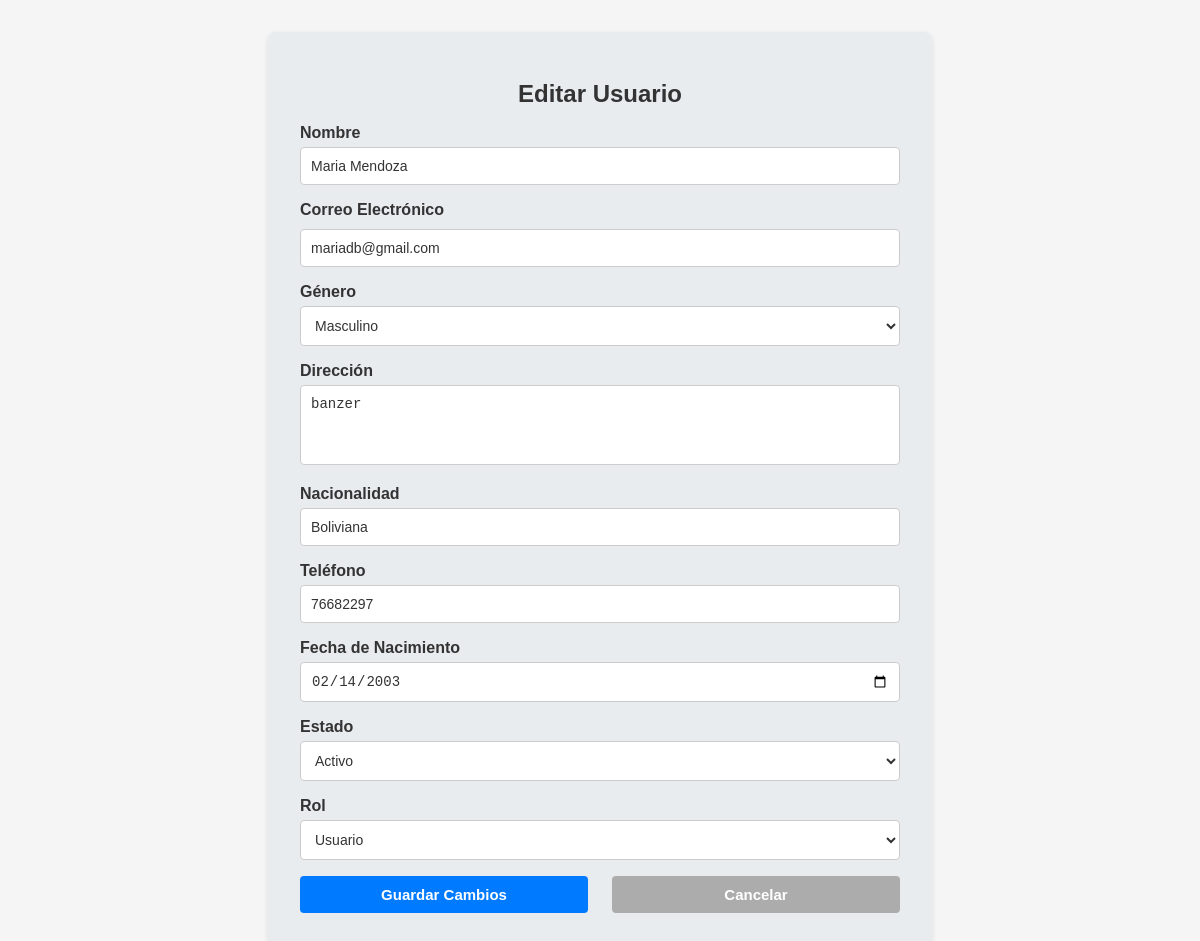
Screenshot of /editar_usuario.php?id=15 (signed in) with the database file from the repository.
### tables this page shows
CREATE TABLE `usuario` (
  `id_usuario` int(11) NOT NULL,
  `nombre` varchar(100) NOT NULL,
  `email` varchar(100) NOT NULL,
  `password` varchar(255) NOT NULL,
  `genero` enum('M','F','O') NOT NULL,
  `direccion` text DEFAULT NULL,
  `nacionalidad` varchar(100) DEFAULT NULL,
  `num_telefono` varchar(15) DEFAULT NULL,
  `fecha_nacimiento` date DEFAULT NULL,
  `perfil` varchar(255) NOT NULL,
  `estado` enum('activo','inactivo','suspendido') NOT NULL,
  `rol_id` int(11) DEFAULT NULL,
  `fecha_registro` timestamp NOT NULL DEFAULT current_timestamp()
);

### editar_usuario.php (the view, shortened to what this page needs)
<?php
require_once "conexion.php";
$usuario = [
    'id_usuario' => '',
    'nombre' => '',
    'email' => '',
    'genero' => '',
    'direccion' => '',
    'nacionalidad' => '',
    'num_telefono' => '',
    'fecha_nacimiento' => '',
    'rol_id' => '',
    'estado' => ''
];
if ($_SERVER['REQUEST_METHOD'] == 'GET' && isset($_GET['id'])) {
    $id = intval($_GET['id']);
    $query = "SELECT * FROM usuario WHERE id_usuario = ?";
    $stmt = $conexion->prepare($query);
    $stmt->bind_param("i", $id);
    $stmt->execute();
    $result = $stmt->get_result();
    if ($result->num_rows > 0) {
        $usuario = $result->fetch_assoc();
    } else {
        header('Location: manage_users.php');
        exit;
    }
}
?>
<!DOCTYPE html>
<html lang="es">
<head>
    <link rel="stylesheet" href="forms.css">
</head>
<body>
    <div class="highlight-section">
        <h1 class="card-title">Editar Usuario</h1>
        <form method="post" action="editar_usuario.php">
            <div class="form-group">
                <label for="nombre">Nombre</label>
                <input type="text" class="form-control" id="nombre" name="nombre" value="<?php echo htmlspecialchars($usuario['nombre']); ?>" required>
            </div>
            <div class="form-group">
                <label for="email">Correo Electrónico</label>
                <input type="email" class="form-control" id="email" name="email" value="<?php echo htmlspecialchars($usuario['email']); ?>" required>
            </div>
            <div class="form-group">
                <label for="genero">Género</label>
                <select class="form-control" id="genero" name="genero" required>
                    <option value="M" <?php echo ($usuario['genero'] === 'M') ? 'selected' : ''; ?>>Masculino</option>
                </select>
            </div>
            <div class="form-group">
                <label for="direccion">Dirección</label>
                <textarea class="form-control" id="direccion" name="direccion"><?php echo htmlspecialchars($usuario['direccion']); ?></textarea>
            </div>
            <div class="form-group">
                <label for="nacionalidad">Nacionalidad</label>
                <input type="text" class="form-control" id="nacionalidad" name="nacionalidad" value="<?php echo htmlspecialchars($usuario['nacionalidad']); ?>">
            </div>
            <div class="form-group">
                <label for="num_telefono">Teléfono</label>
                <input type="text" class="form-control" id="num_telefono" name="num_telefono" value="<?php echo htmlspecialchars($usuario['num_telefono']); ?>">
            </div>
            <div class="form-group">
                <label for="fecha_nacimiento">Fecha de Nacimiento</label>
                <input type="date" class="form-control" id="fecha_nacimiento" name="fecha_nacimiento" value="<?php echo htmlspecialchars($usuario['fecha_nacimiento']); ?>">
            </div>
            <div class="form-group">
                <label for="estado">Estado</label>
                <select class="form-control" id="estado" name="estado" required>
                    <option value="activo" <?php echo ($usuario['estado'] === 'activo') ? 'selected' : ''; ?>>Activo</option>
                </select>
            </div>
            <div class="form-group">
                <label for="rol_id">Rol</label>
                <select class="form-control" id="rol_id" name="rol_id" required>
                    <option value="2" <?php echo ($usuario['rol_id'] === 2) ? 'selected' : ''; ?>>Usuario</option>
                </select>
            </div>
            <div class="form-group-buttons">
                <button type="submit" class="btn btn-primary">Guardar Cambios</button>
                <button type="button" class="btn btn-secondary" onclick="window.location.href='manage_users.php';">Cancelar</button>
            </div>
        </form>
    </div>
</body>
</html>

### forms.css (style rules this page uses)
body { background-color: #f5f5f5; color: #333; font-family: Arial, sans-serif; margin: 0; padding: 0; }
.highlight-section { background-color: #e9ecef; padding: 2rem; border-radius: 0.5rem; margin: 2rem auto; box-shadow: 0 2px 5px rgba(0, 0, 0, 0.1); max-width: 600px; }
.card-title { font-size: 1.5rem; font-weight: bold; margin-bottom: 1rem; color: #333; text-align: center; }
.form-group { margin-bottom: 1rem; }
label { display: block; margin-bottom: 0.5rem; font-weight: bold; color: #333; }
input[type="text"], input[type="email"], input[type="date"], textarea, select { width: 100%; padding: 10px; border: 1px solid #ccc; border-radius: 4px; font-size: 14px; background-color: #fff; color: #333; box-sizing: border-box; }
textarea { resize: none; height: 80px; }
button { display: inline-block; padding: 10px; font-size: 15px; font-weight: bold; text-align: center; color: #fff; border: none; border-radius: 4px; cursor: pointer; transition: background-color 0.3s ease; width: 48%; box-sizing: border-box; }
.btn-primary { background-color: #007bff; }
.btn-secondary { background-color: #acacac; }
.form-group-buttons { display: flex; justify-content: space-between; margin-top: 1rem; }
input[type="password"], input[type="email"] { width: 100%; padding: 10px; border: 1px solid #ccc; border-radius: 4px; font-size: 14px; background-color: #fff; color: #333; box-sizing: border-box; margin-top: 5px; }
.form-group label { font-size: 16px; font-weight: bold; color: #333; margin-bottom: 5px; }

### rows the page displays
usuario: nombre "Maria Mendoza", email "mariadb@gmail.com", direccion "banzer", nacionalidad "Boliviana", num_telefono "76682297", fecha_nacimiento "02/14/2003", estado "Activo", rol_id "Usuario"
